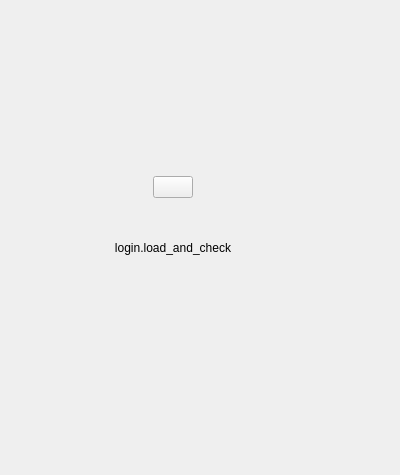
<?xml version="1.0" encoding="UTF-8"?>
<ui version="4.0">
 <class>LoginLoadingView</class>
 <widget class="QWidget" name="LoginLoadingView">
  <property name="geometry">
   <rect>
    <x>0</x>
    <y>0</y>
    <width>400</width>
    <height>475</height>
   </rect>
  </property>
  <property name="windowTitle">
   <string>Form</string>
  </property>
  <layout class="QVBoxLayout" name="verticalLayout">
   <property name="spacing">
    <number>8</number>
   </property>
   <property name="topMargin">
    <number>0</number>
   </property>
   <property name="rightMargin">
    <number>65</number>
   </property>
   <item>
    <spacer name="verticalSpacer_2">
     <property name="orientation">
      <enum>Qt::Vertical</enum>
     </property>
     <property name="sizeType">
      <enum>QSizePolicy::Fixed</enum>
     </property>
     <property name="sizeHint" stdset="0">
      <size>
       <width>20</width>
       <height>176</height>
      </size>
     </property>
    </spacer>
   </item>
   <item alignment="Qt::AlignHCenter|Qt::AlignVCenter">
    <widget class="QPushButton" name="loadingBtn">
     <property name="text">
      <string/>
     </property>
    </widget>
   </item>
   <item>
    <widget class="QLabel" name="loginLoadingProgressLabel">
     <property name="text">
      <string/>
     </property>
     <property name="alignment">
      <set>Qt::AlignCenter</set>
     </property>
    </widget>
   </item>
   <item>
    <widget class="QLabel" name="loginLoadingDescLabel">
     <property name="text">
      <string>login.load_and_check</string>
     </property>
     <property name="alignment">
      <set>Qt::AlignCenter</set>
     </property>
    </widget>
   </item>
   <item>
    <spacer name="verticalSpacer">
     <property name="orientation">
      <enum>Qt::Vertical</enum>
     </property>
     <property name="sizeType">
      <enum>QSizePolicy::Fixed</enum>
     </property>
     <property name="sizeHint" stdset="0">
      <size>
       <width>20</width>
       <height>205</height>
      </size>
     </property>
    </spacer>
   </item>
  </layout>
 </widget>
 <resources/>
 <connections/>
</ui>
